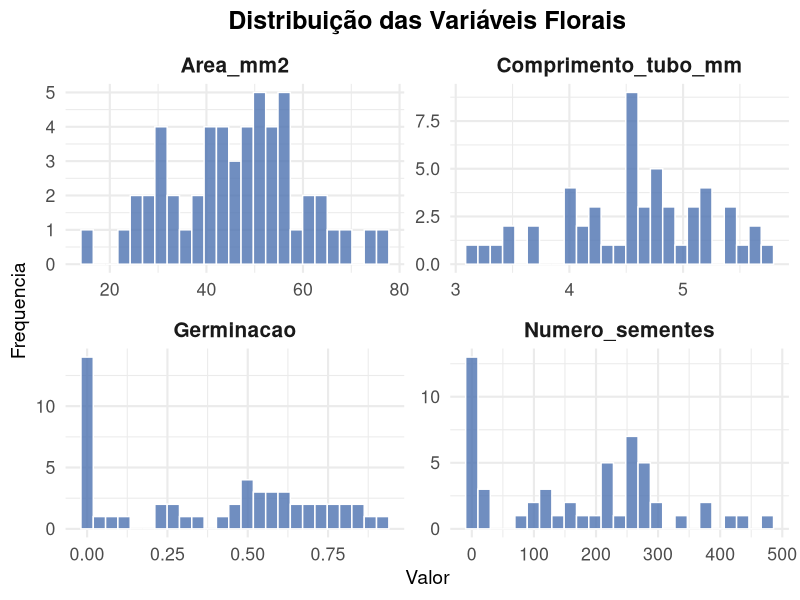
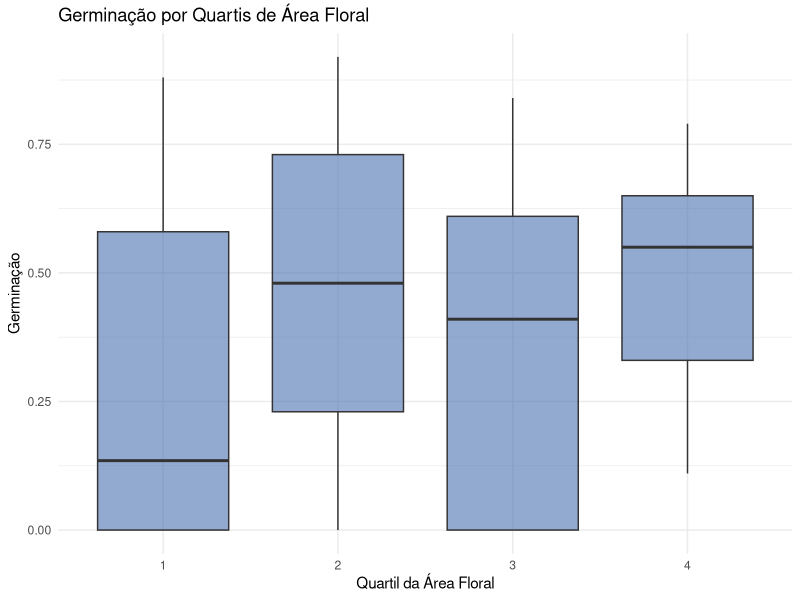
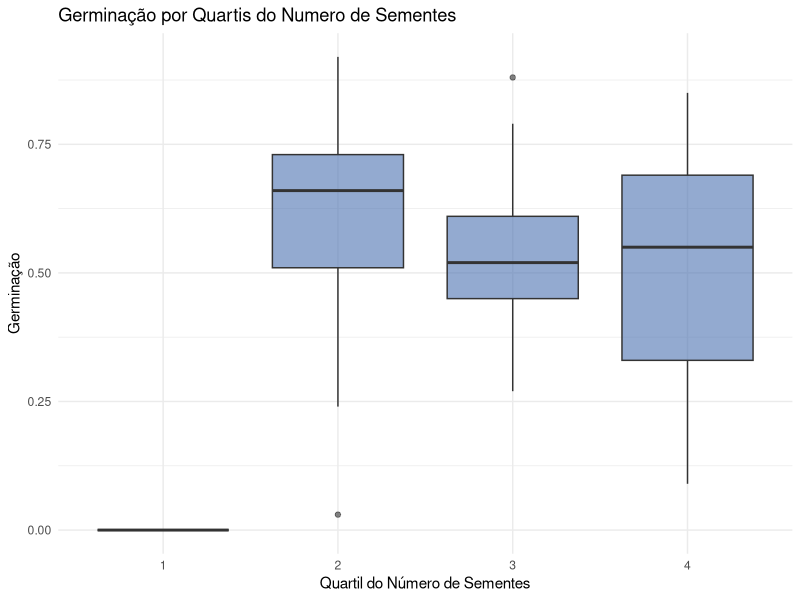

These figures' R source, in order:
## ---- chunk 1
knitr::opts_chunk$set(echo = TRUE)
## ---- chunk 2
library(tidyverse) # biblioteca necessária

df <- read.csv("Dados_Oenothera_2015.csv") # cria o df

head(df) # visualiza os primeiros valores do DataFrame
## ---- chunk 3
glimpse(df) # geral

colSums(is.na(df)) # contagem de NAs por variável
## ---- chunk 4
df_clean <- df %>%
  mutate(germ = ifelse(is.na(germ), 0, germ)) # troca valores ausentes por 0

colSums(is.na(df_clean)) # verifica se ainda existem NAs
## ---- chunk 5
summary(df_clean) # descrição geral dos dados

df_clean %>% 
  summarise(
    media_area = mean(area, na.rm = TRUE), # média - área floral
    sd_area = sd(area, na.rm = TRUE), # desvio padrão
    media_tubo = mean(tubo, na.rm = TRUE), # média - comprimento
    media_nsem = mean(nsem, na.rm = TRUE), # média - n. sementes
    media_germ = mean(germ, na.rm = TRUE) # média - germinação
  )
## ---- chunk 6
library(dplyr) # manipulação de dados
library(tidyr) # transformação de dados largos e longos
library(ggplot2) # confecção de gráficos
## ---- chunk 7
# Renomear variáveis sem acentos
df_clean_plot <- df_clean %>%
  rename(
    Area_mm2 = area,
    Comprimento_tubo_mm = tubo,
    Numero_sementes = nsem,
    Germinacao = germ
  )

df_clean_plot %>% # conversão para o formato longo
  pivot_longer(
    cols = c(Area_mm2, Comprimento_tubo_mm, Numero_sementes, Germinacao),
    names_to = "Variavel",
    values_to = "Valor"
  ) %>%
  ggplot(aes(x = Valor)) + # inicia o gráfico
  geom_histogram(
    bins = 25,
    fill = "#4C72B0",
    color = "white",
    alpha = 0.8
  ) +
  facet_wrap(~ Variavel, scales = "free", ncol = 2) + # um gráfico para cada variável
  labs(
    title = "Distribuição das Variáveis Florais",
    x = "Valor",
    y = "Frequencia"
  ) +
  theme_minimal(base_size = 16) +
  theme(
    plot.title = element_text(face = "bold", size = 18, hjust = 0.5),
    strip.text = element_text(size = 15, face = "bold"),
    axis.title.x = element_text(size = 14),
    axis.title.y = element_text(size = 14)
  )

## ---- chunk 8
df_clean %>%
  mutate(area_cat = ntile(area, 4)) %>%   # divide em quartis
  ggplot(aes(x = factor(area_cat), y = germ)) +
  geom_boxplot(fill="#4C72B0", alpha=.6) +
  labs(
    x = "Quartil da Área Floral",
    y = "Germinação",
    title = "Germinação por Quartis de Área Floral"
  ) +
  theme_minimal()
## ---- chunk 9
df_clean %>%
  mutate(quartil_nsem = ntile(nsem, 4)) %>% # divide em quartis
  ggplot(aes(x = factor(quartil_nsem), y = germ)) +
  geom_boxplot(fill="#4C72B0", alpha=.6) +
  labs(
    title = "Germinação por Quartis do Numero de Sementes",
    x = "Quartil do Número de Sementes",
    y = "Germinação"
  ) +
  theme_minimal()
